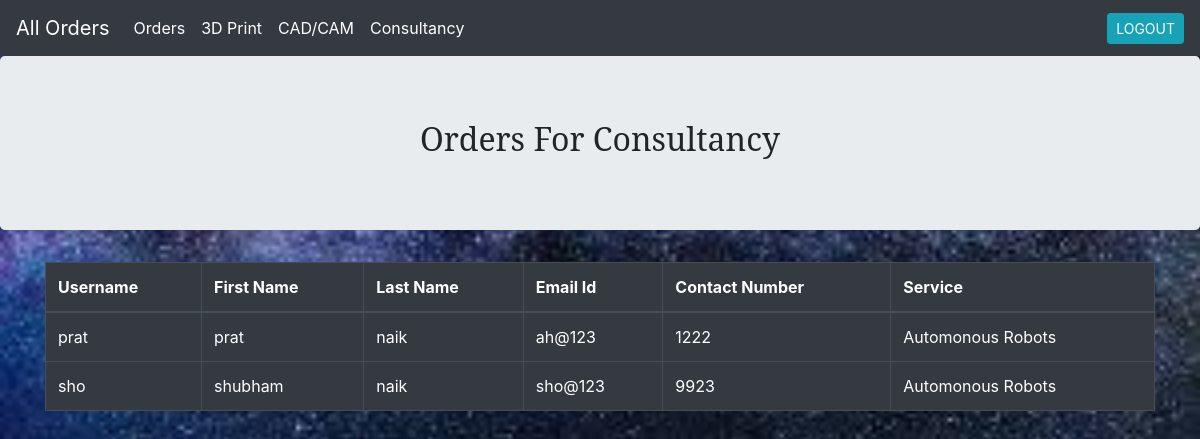
The page /adminrob.php (signed in) on the database its author committed.
### tables this page shows
CREATE TABLE `services` (
  `username` varchar(30) NOT NULL,
  `ser` varchar(30) NOT NULL
);

CREATE TABLE `clint` (
  `username` varchar(30) NOT NULL,
  `fname` varchar(20) NOT NULL,
  `lname` varchar(20) NOT NULL,
  `pass` varchar(255) NOT NULL,
  `mail` varchar(20) NOT NULL,
  `phone` int(11) NOT NULL
);

### adminrob.php (the view, shortened to what this page needs)
<?php
        if(isset($_SESSION['username']) && isset($_SESSION['pass'])){
        $con = mysqli_connect("localhost","root","","sample");
        $query="SELECT `username`, `fname`, `lname`,`mail`, `phone`, `ser` FROM `clint` INNER JOIN `services` USING (username) where ser='Automonous Robots'";
        $query_run = mysqli_query($con,$query);
    ?>
<!DOCTYPE html>
<html lang="en">
<head>
    <link rel="stylesheet" href="https://stackpath.bootstrapcdn.com/bootstrap/4.4.1/css/bootstrap.min.css">
    <link rel="stylesheet" href="style.css">
</head>
<body>
<nav class="navbar navbar-expand-lg navbar-dark bg-dark">
    <a class="navbar-brand" href="#">All Orders</a>
    <div class="collapse navbar-collapse" id="navbarSupportedContent">
      <ul class="navbar-nav mr-auto">
        <li class="nav-item active">
          <a class="nav-link" href="admin.php">Orders<span class="sr-only">(current)</span></a>
        </li>
        <li class="nav-item active">
          <a class="nav-link" href="admin3d.php">3D Print</a>
        </li>
        <li class="nav-item active">
          <a class="nav-link" href="admincad.php">CAD/CAM</a>
        </li>
        <li class="nav-item active">
          <a class="nav-link" href="adminconsl.php">Consultancy</a>
        </li>
      </ul>
      <form class="form-inline my-2 my-lg-0"action="clients.php" method="post" >
      <button type="submit" name="LOGOUT" class="btn btn-info btn-sm" >LOGOUT</button>
    </form>
    </div>
  </nav>
<div class="conatiner">
        <div class="jumbotron" id="header">
            <h1>Orders For Consultancy</h1>
        </div>
        <div class="container">
        <table class="table table-bordered table-dark">
  <thead>
    <tr>
      <th scope="col">Username</th>
      <th scope="col">First Name</th>
      <th scope="col">Last Name</th>
      <th scope="col">Email Id</th>
      <th scope="col">Contact Number</th>
      <th scope="col">Service</th>
    </tr>
  </thead>
  <tbody>
    <?php
        if(mysqli_num_rows($query_run)>0)
        {
            while($row=mysqli_fetch_assoc($query_run))
            {
    ?>
    <tr>
      <td><?php echo $row['username'];?></td>
      <td><?php echo $row['fname'];?></td>
      <td><?php echo $row['lname'];?></td>
      <td><?php echo $row['mail'];?></td>
      <td><?php echo $row['phone'];?></td>
      <td><?php echo $row['ser'];?></td>
    </tr>
    <?php
            }
        }
        else {
            echo "No Record Found";
        }
    ?>
</table>
        </div>
    </div>
</body>
</html>
<?php
      }
    else{
      header('location:index.php');
    }
?>

### style.css (style rules this page uses)
body { background-size: cover; background-position: center; }
h1 { font-family: 'Noto Serif', serif; font-size: 2rem; text-align: center; }

### rows shown on the page
services: username.username "prat", username.fname "prat", username.lname "naik", username.mail "ah@123", username.phone "1222", ser "Automonous Robots"
services: username.username "sho", username.fname "shubham", username.lname "naik", username.mail "sho@123", username.phone "9923", ser "Automonous Robots"
